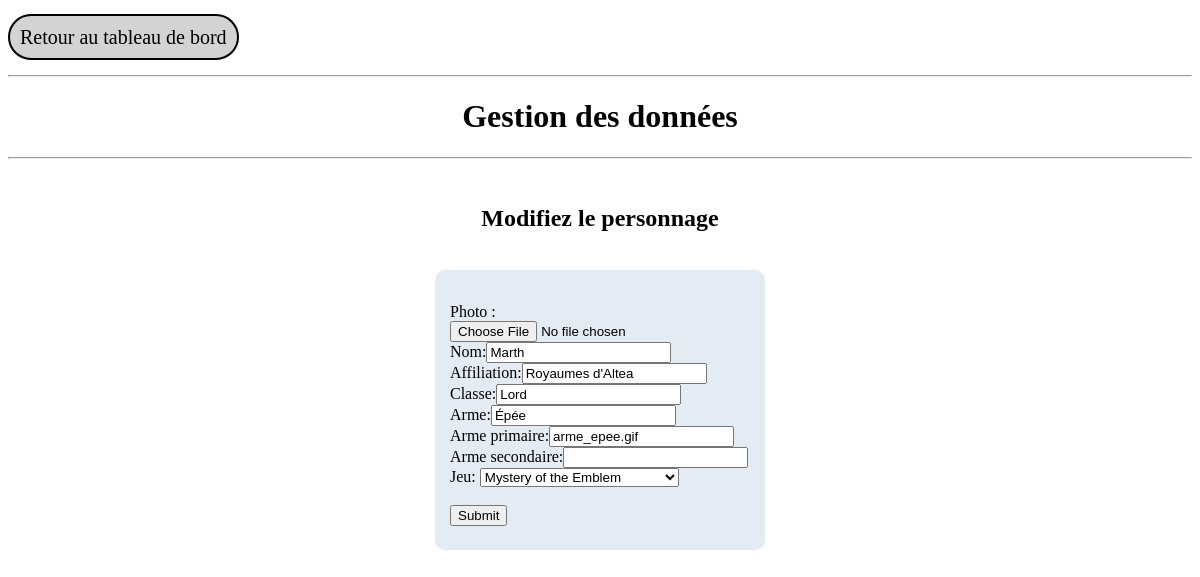
Screenshot of /admin/table1_update_form.php?num=1 with the database file from the repository.
### tables this page shows
CREATE TABLE `personnages` (
  `personnages_id` tinyint(4) NOT NULL AUTO_INCREMENT COMMENT 'identifiant du personnage',
  `personnages_photo` varchar(50) NOT NULL COMMENT 'nom de l''image',
  `personnages_nom` varchar(30) NOT NULL COMMENT 'nom du personnage',
  `personnages_affiliation` varchar(50) DEFAULT NULL COMMENT 'pays et titre honorifique du personnage',
  `personnages_classe` varchar(30) DEFAULT NULL COMMENT 'classe du personnage',
  `personnages_arme` varchar(30) DEFAULT NULL COMMENT 'arme du personnage',
  `perso_arme_prim` varchar(30) DEFAULT NULL COMMENT 'arme primaire',
  `perso_arme_second` varchar(30) DEFAULT NULL COMMENT 'arme secondaire',
  `_jeux_id` tinyint(4) NOT NULL,
  PRIMARY KEY (`personnages_id`),
  KEY `jeux_id` (`_jeux_id`),
  CONSTRAINT `jeux_id` FOREIGN KEY (`_jeux_id`) REFERENCES `jeux` (`jeux_id`)
);

### admin/table1_update_form.php (the view, shortened to what this page needs)
<!DOCTYPE html>
<html>
<head>
	<link rel="stylesheet" href="css/styles-gestion.css">
</head>
<body>
<br>
<a class="bouton-gestion" href="table1_gestion.php">Retour au tableau de bord</a>
<br><br>
<hr>
<h1>Gestion des données</h1>
<?php
$num = $_GET['num'];
$mabd = new PDO('mysql:host=localhost;dbname=sae203Base;charset=UTF8;', 'sae203User', 'roXXpM8t4tfarREh.$');
$mabd->query('SET NAMES utf8;');
$req = "SELECT * FROM personnages WHERE personnages_id = ".$num;
$resultat = $mabd->query($req);
$perso = $resultat->fetch();
?>
<hr>
<br>
<h2>Modifiez le personnage </h2>
<br>
<div class="container-form">
<form class="form-ajout-modif" method="POST" enctype="multipart/form-data" action="table1_update_valide.php">
		<input type="hidden" name="num" value="<?php echo $perso['personnages_id']; ?>"><br>
		Photo : <input type="file" name="photo" required /><br />
		Nom:<input type="text" name="nom" value="<?php echo $perso['personnages_nom']; ?>"><br>
    Affiliation:<input type="text" name="affil" value="<?php echo $perso['personnages_affiliation']; ?>"><br>
    Classe:<input type="text" name="classe" value="<?php echo $perso['personnages_classe']; ?>"><br>
    Arme:<input type="text" name="arme" value="<?php echo $perso['personnages_arme']; ?>"><br>
		Arme primaire:<input type="text" name="armePrim" value="<?php echo $perso['perso_arme_prim']; ?>"><br>
		Arme secondaire:<input type="text" name="armeSecond" value="<?php echo $perso['perso_arme_second']; ?>"><br>
    Jeu:
		<select name="numjeu">
    	<?php
			$mabd = new PDO('mysql:host=localhost;dbname=sae203Base;charset=UTF8;', 'sae203User', 'roXXpM8t4tfarREh.$');
			$mabd->query('SET NAMES utf8;');
			$req = "SELECT * FROM  jeux ";
			$resultat = $mabd->query($req);
			foreach ($resultat as $value) {
  			$selection="";
  			if($perso['_jeux_id'] == $value['jeux_id']) $selection="selected";
  			echo '<option '.$selection . ' value="' .  $value['jeux_id'] . '"> ' .  $value['jeux_nom'] . '</option>';
  			}
				?>
</select>
  <br>
	<br>
  <input type="submit" name="envoyer">
</form>
</div>
</body>
</html>

### admin/css/styles-gestion.css (style rules this page uses)
h1,h2 { text-align: center; }
.bouton-gestion { color: black; background-color: lightGrey; border: solid black 2px; border-radius: 30px; padding: 10px; text-decoration: none; font-size: 20px; }
.container-form { display:flex; flex-wrap:wrap; justify-content:center; }
.form-gestion, .form-ajout-modif { padding:15px; background-color:rgb(229,235,242); border-radius:10px; }
.form-ajout-modif { width: 300px; height: 250px; }

### rows the page displays
personnages: nom "Marth", affil "Royaumes d'Altea", classe "Lord", arme "Épée", armePrim "arme_epee.gif"

### other values shown
form field numjeu "Mystery of the Emblem"
